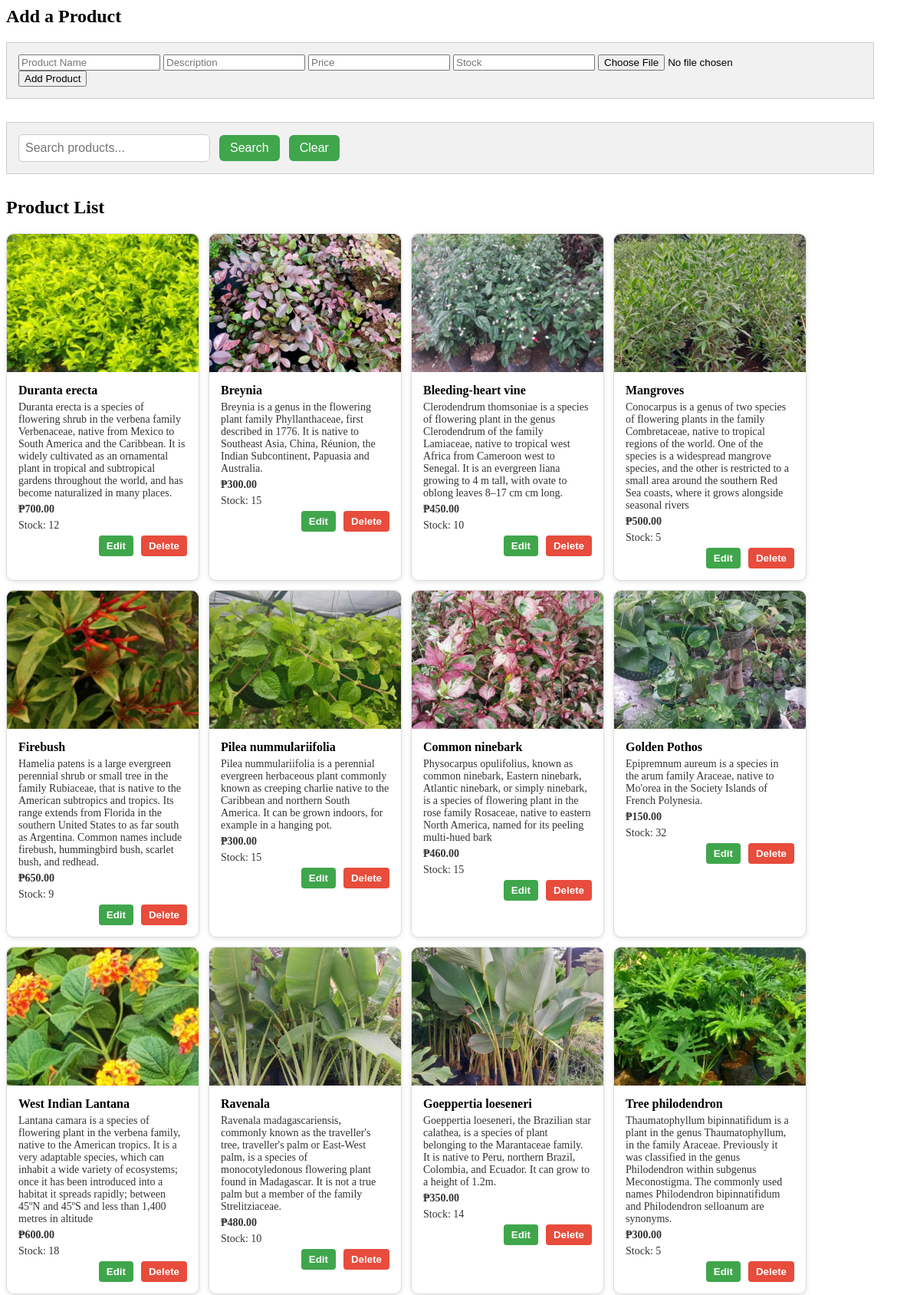
/admin/products.php (upper part), run on the app's committed database.
### tables this page shows
CREATE TABLE `products` (
  `id` int(11) NOT NULL,
  `name` varchar(100) NOT NULL,
  `description` text DEFAULT NULL,
  `price` decimal(10,2) NOT NULL,
  `stock` int(11) NOT NULL,
  `image` varchar(255) DEFAULT NULL,
  `created_at` timestamp NOT NULL DEFAULT current_timestamp()
);

### admin/products.php (the view, shortened to what this page needs)
<?php
include '../db.php';
$search = $_GET['search'] ?? '';
$search_sql = "";
$products = $conn->query("SELECT * FROM products $search_sql ORDER BY id DESC");
?>
<h2>Add a Product</h2>
<form method="POST" enctype="multipart/form-data" class="product-form">
  <input type="text" name="name" placeholder="Product Name" required>
  <input type="text" name="description" placeholder="Description" required>
  <input type="number" step="0.01" name="price" placeholder="Price" required>
  <input type="number" name="stock" placeholder="Stock" required>
  <input type="file" name="image" accept="image/*" required>
  <button type="submit" name="add_product">Add Product</button>
</form>
<form method="GET" action="" class="search-box">
  <input type="text" name="search" placeholder="Search products..." value="<?= htmlspecialchars($search) ?>">
  <button type="submit">Search</button>
  <button type="button" onclick="window.location.href='?page=products'">Clear</button>
</form>
<h2>Product List</h2>
<div class="product-grid">
  <?php while($row = $products->fetch_assoc()): ?>
  <div class="product-card" data-id="<?= $row['id'] ?>">
    <img src="../uploads/<?= htmlspecialchars($row['image']) ?>" alt="Product Image">
    <div class="content">
      <h4><?= htmlspecialchars($row['name']) ?></h4>
      <p><?= htmlspecialchars($row['description']) ?></p>
      <p><strong>₱<?= number_format($row['price'], 2) ?></strong></p>
      <p>Stock: <?= $row['stock'] ?></p>
      <div class="actions">
        <button class="edit-btn"
          data-id="<?= $row['id'] ?>"
          data-name="<?= htmlspecialchars($row['name'], ENT_QUOTES) ?>"
          data-description="<?= htmlspecialchars($row['description'], ENT_QUOTES) ?>"
          data-price="<?= $row['price'] ?>"
          data-stock="<?= $row['stock'] ?>"
          data-image="<?= htmlspecialchars($row['image'], ENT_QUOTES) ?>"
        >Edit</button>
        <form method="POST" style="display:inline;" onsubmit="return confirm('Delete this product?');">
          <button type="submit" name="delete_product">Delete</button>
        </form>
      </div>
    </div>
  </div>
  <?php endwhile; ?>
</div>

### admin/products.php (style rules this page uses)
.product-form, .search-box { margin-bottom: 30px; padding: 15px; border: 1px solid #ccc; background: rgb(241, 241, 241); max-width: 1100px; }
.search-box input[type="text"] { padding: 8px; font-size: 16px; width: 250px; border-radius: 6px; border: 1px solid #ccc; }
.search-box button { padding: 8px 14px; font-size: 16px; border-radius: 6px; border: none; background-color: #3fa64b; color: white; cursor: pointer; margin-left: 8px; }
.product-grid { display: flex; flex-wrap: wrap; gap: 12px; }
.product-card { width: 250px; border: 1px solid #ddd; border-radius: 10px; overflow: hidden; background: #fff; box-shadow: 0 2px 6px rgba(0,0,0,0.1); }
.product-card img { width: 100%; height: 180px; object-fit: cover; }
.product-card .content { padding: 15px; }
.product-card h4 { margin: 0 0 5px; }
.product-card p { font-size: 14px; color: #333; margin: 5px 0; }
.product-card form, .product-card .actions { text-align: right; }
.product-card button, .product-card .edit-btn { background: #e74c3c; color: #fff; border: none; padding: 6px 10px; cursor: pointer; border-radius: 4px; font-weight: bold; }
.product-card .edit-btn { background: #3fa64b; margin-right: 6px; }

### data on the page
products: image (picture), name "Duranta erecta", description "Duranta erecta is a species of flowering shrub in the verbena family Verbenaceae, native from Mexico to South America and the Caribbean. It is widely cultivated as an ornamental plant in tropical and subtropical gardens throughout the world, and has become naturalized in many places.", price "700.00", stock "12"
products: image (picture), name "Breynia", description "Breynia is a genus in the flowering plant family Phyllanthaceae, first described in 1776. It is native to Southeast Asia, China, Réunion, the Indian Subcontinent, Papuasia and Australia.", price "300.00", stock "15"
products: image (picture), name "Bleeding-heart vine", description "Clerodendrum thomsoniae is a species of flowering plant in the genus Clerodendrum of the family Lamiaceae, native to tropical west Africa from Cameroon west to Senegal. It is an evergreen liana growing to 4 m tall, with ovate to oblong leaves 8–17 cm cm long.", price "450.00", stock "10"
products: image (picture), name "Mangroves", description "Conocarpus is a genus of two species of flowering plants in the family Combretaceae, native to tropical regions of the world. One of the species is a widespread mangrove species, and the other is restricted to a small area around the southern Red Sea coasts, where it grows alongside seasonal rivers", price "500.00", stock "5"
products: image (picture), name "Firebush", description "Hamelia patens is a large evergreen perennial shrub or small tree in the family Rubiaceae, that is native to the American subtropics and tropics. Its range extends from Florida in the southern United States to as far south as Argentina. Common names include firebush, hummingbird bush, scarlet bush, and redhead.", price "650.00", stock "9"
products: image (picture), name "Pilea nummulariifolia", description "Pilea nummulariifolia is a perennial evergreen herbaceous plant commonly known as creeping charlie native to the Caribbean and northern South America. It can be grown indoors, for example in a hanging pot.", price "300.00", stock "15"
products: image (picture), name "Common ninebark", description "Physocarpus opulifolius, known as common ninebark, Eastern ninebark, Atlantic ninebark, or simply ninebark, is a species of flowering plant in the rose family Rosaceae, native to eastern North America, named for its peeling multi-hued bark", price "460.00", stock "15"
products: image (picture), name "Golden Pothos", description "Epipremnum aureum is a species in the arum family Araceae, native to Mo'orea in the Society Islands of French Polynesia.", price "150.00", stock "32"
products: image (picture), name "West Indian Lantana", description "Lantana camara is a species of flowering plant in the verbena family, native to the American tropics. It is a very adaptable species, which can inhabit a wide variety of ecosystems; once it has been introduced into a habitat it spreads rapidly; between 45ºN and 45ºS and less than 1,400 metres in altitude", price "600.00", stock "18"
products: image (picture), name "Ravenala", description "Ravenala madagascariensis, commonly known as the traveller's tree, traveller's palm or East-West palm, is a species of monocotyledonous flowering plant found in Madagascar. It is not a true palm but a member of the family Strelitziaceae.", price "480.00", stock "10"
products: image (picture), name "Goeppertia loeseneri", description "Goeppertia loeseneri, the Brazilian star calathea, is a species of plant belonging to the Marantaceae family. It is native to Peru, northern Brazil, Colombia, and Ecuador. It can grow to a height of 1.2m.", price "350.00", stock "14"
products: image (picture), name "Tree philodendron", description "Thaumatophyllum bipinnatifidum is a plant in the genus Thaumatophyllum, in the family Araceae. Previously it was classified in the genus Philodendron within subgenus Meconostigma. The commonly used names Philodendron bipinnatifidum and Philodendron selloanum are synonyms.", price "300.00", stock "5"
